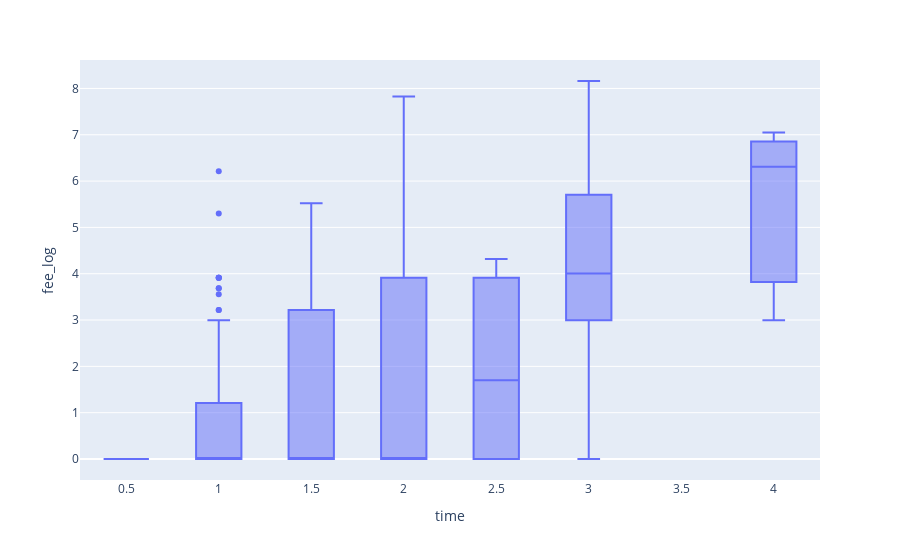

The notebook cell this image was saved under:
### Code cell
x = 'time'
y = 'fee_log'
text = 'name'

#filter outliers
temp_df = df[[x, y]]
temp_df = temp_df.loc[temp_df.apply(lambda x: np.abs(x - x.mean()) / x.std() < 3).all(axis = 1)]

fig = px.box(temp_df, x=x, y=y)
fig.show()

outliers = df[[x, y]].dropna()
outliers = outliers.loc[~outliers.apply(lambda x: np.abs(x - x.mean()) / x.std() < 3).all(axis = 1)]
outliers.merge(df, how = 'left', left_index = True, right_index = True, suffixes = ['', '_y'])[[text, x, y]].sort_values(by = y)

### Figure 1 — Plotly figure (JSON) as saved in the notebook; plotly's stock layout.template omitted (floating-point values rounded to 4 significant figures; data arrays with more than 128 entries replaced by an {"elided": "..."} marker saying what was removed)
{"data": [{"alignmentgroup": "True", "hovertemplate": "time=%{x}<br>fee_log=%{y}<extra></extra>", "legendgroup": "", "marker": {"color": "#636efa"}, "name": "", "notched": false, "offsetgroup": "", "orientation": "v", "showlegend": false, "type": "box", "x": {"elided": "313 float values"}, "x0": " ", "xaxis": "x", "y": {"elided": "313 float values"}, "y0": " ", "yaxis": "y"}], "layout": {"autosize": true, "boxmode": "group", "legend": {"tracegroupgap": 0}, "margin": {"t": 60}, "xaxis": {"anchor": "y", "autorange": true, "domain": [0, 1], "range": [0.25, 4.25], "title": {"text": "time"}, "type": "linear"}, "yaxis": {"anchor": "x", "autorange": true, "domain": [0, 1], "range": [-0.4534, 8.614], "title": {"text": "fee_log"}, "type": "linear"}}}
